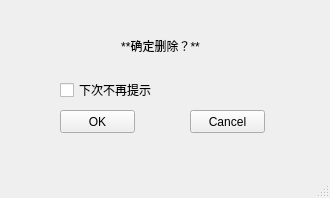
<?xml version="1.0" encoding="UTF-8"?>
<ui version="4.0">
 <class>MainWindow</class>
 <widget class="QMainWindow" name="MainWindow">
  <property name="geometry">
   <rect>
    <x>0</x>
    <y>0</y>
    <width>330</width>
    <height>198</height>
   </rect>
  </property>
  <property name="windowTitle">
   <string>MainWindow</string>
  </property>
  <widget class="QWidget" name="centralwidget">
   <widget class="QLabel" name="label">
    <property name="geometry">
     <rect>
      <x>10</x>
      <y>0</y>
      <width>301</width>
      <height>91</height>
     </rect>
    </property>
    <property name="text">
     <string>**确定删除？**</string>
    </property>
    <property name="textFormat">
     <enum>Qt::MarkdownText</enum>
    </property>
    <property name="alignment">
     <set>Qt::AlignCenter</set>
    </property>
    <property name="wordWrap">
     <bool>true</bool>
    </property>
   </widget>
   <widget class="QPushButton" name="pushButton">
    <property name="geometry">
     <rect>
      <x>60</x>
      <y>110</y>
      <width>75</width>
      <height>23</height>
     </rect>
    </property>
    <property name="text">
     <string>OK</string>
    </property>
    <property name="shortcut">
     <string>O</string>
    </property>
   </widget>
   <widget class="QPushButton" name="pushButton_2">
    <property name="geometry">
     <rect>
      <x>190</x>
      <y>110</y>
      <width>75</width>
      <height>23</height>
     </rect>
    </property>
    <property name="text">
     <string>Cancel</string>
    </property>
    <property name="shortcut">
     <string>C</string>
    </property>
   </widget>
   <widget class="QCheckBox" name="checkBox">
    <property name="geometry">
     <rect>
      <x>60</x>
      <y>80</y>
      <width>211</width>
      <height>20</height>
     </rect>
    </property>
    <property name="text">
     <string>下次不再提示</string>
    </property>
   </widget>
  </widget>
  <widget class="QMenuBar" name="menubar">
   <property name="geometry">
    <rect>
     <x>0</x>
     <y>0</y>
     <width>330</width>
     <height>23</height>
    </rect>
   </property>
  </widget>
  <widget class="QStatusBar" name="statusbar"/>
 </widget>
 <resources/>
 <connections>
  <connection>
   <sender>pushButton</sender>
   <signal>clicked()</signal>
   <receiver>MainWindow</receiver>
   <slot>close()</slot>
   <hints>
    <hint type="sourcelabel">
     <x>168</x>
     <y>166</y>
    </hint>
    <hint type="destinationlabel">
     <x>264</x>
     <y>160</y>
    </hint>
   </hints>
  </connection>
 </connections>
</ui>
